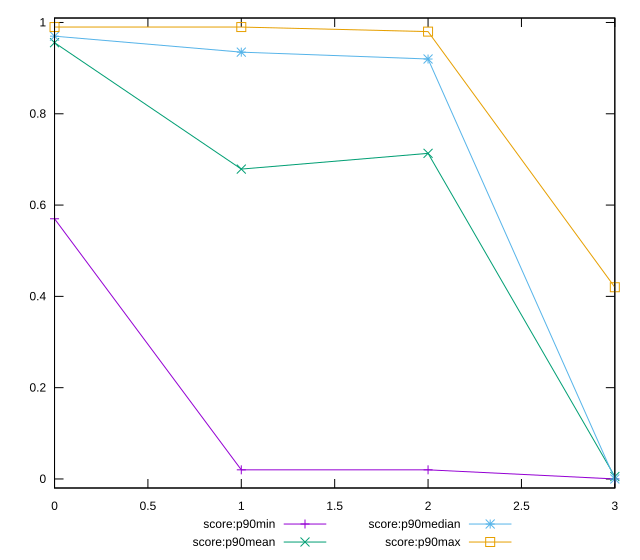

Write the gnuplot code that produced this figure.
reset

$scoreP90Min <<EOF
0 0.57
1 0.02
2 0.02
3 0
EOF

$scoreP90Mean <<EOF
0 0.9557446808510636
1 0.6788297872340424
2 0.7133333333333335
3 0.005319148936170213
EOF

$scoreP90Median <<EOF
0 0.97
1 0.935
2 0.92
3 0
EOF

$scoreP90Max <<EOF
0 0.99
1 0.99
2 0.98
3 0.42
EOF

set key outside below
set xrange [0:3]
set yrange [-0.0198:1.0098]
set trange [-0.0198:1.0098]
set terminal svg size 640, 560 enhanced background rgb 'white'
set output "reports/report_00027_2021-02-24T12-40-31.850Z/largest-contentful-paint/progression/score.svg"

plot $scoreP90Min title "score:p90min" with linespoints, \
     $scoreP90Mean title "score:p90mean" with linespoints, \
     $scoreP90Median title "score:p90median" with linespoints, \
     $scoreP90Max title "score:p90max" with linespoints

reset
